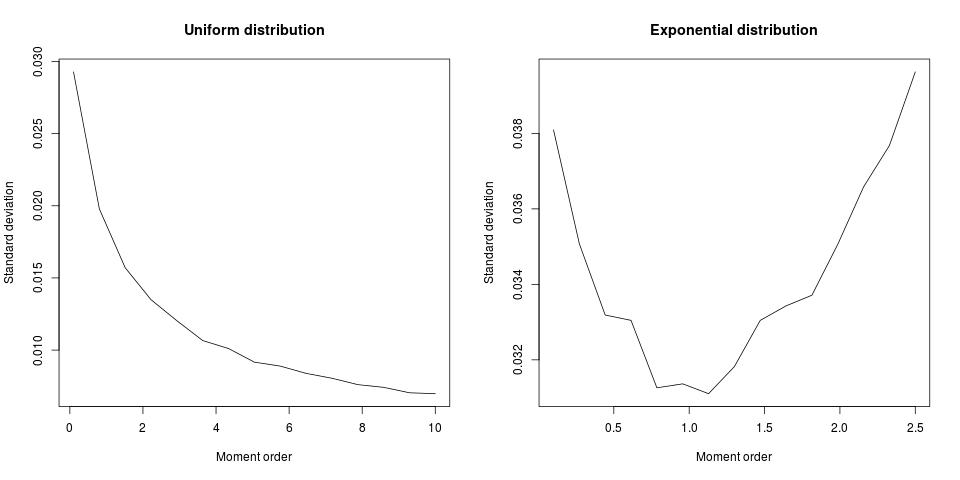

Write R code to recreate this figure.

EST.SAMPLE.SIZE = 1000
VARIANCE.SAMPLE.SIZE = 2000
THETA = 1 

est.unif <- function(k) {
  x <- runif(EST.SAMPLE.SIZE, max=THETA)
  est <- (mean(x^k * (k + 1)))^(1/k)
}

est.exp <- function(k) {
  x <- rexp(EST.SAMPLE.SIZE, rate=1/THETA)
  est <- (mean(x^k) / gamma(k + 1))^(1/k)
}

plot.variance <- function(est.function, ks, main.title="") {
  variance <- function(k) {
    ests <- sapply(rep(k, VARIANCE.SAMPLE.SIZE), est.function)
    variance <- mean((ests - THETA)^2)
  }
  vars <- sapply(ks, variance)
  plot(x=ks, y=sqrt(vars), type="l",
       main=main.title,
       xlab="Moment order",
       ylab="Standard deviation")
}

show.plots <- function() {
  par(mfrow=c(1, 2))
  plot.variance(est.unif, seq(from=0.1, to=10, length.out=15), "Uniform distribution")
  plot.variance(est.exp, seq(from=0.1, to=2.5, length.out=15), "Exponential distribution")
}

save.plots.jpeg <- function(filename) {
  jpeg(filename, width=960, height=480)
  show.plots()
  dev.off()
}

#show.plots()
save.plots.jpeg("01.jpeg")
